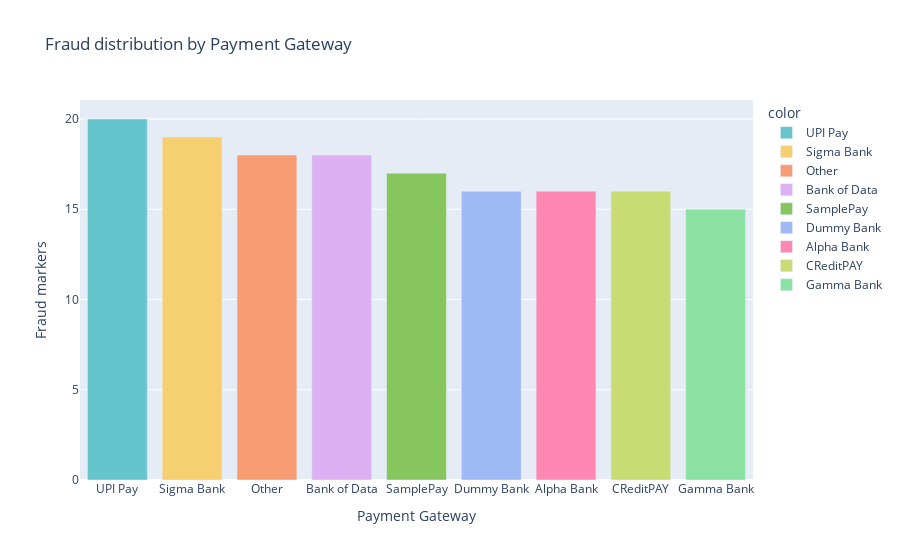

Notebook source saved alongside this figure:
### Code cell
#plot 2: Fraud distribution by payment gateway
fig = px.bar(x=fraud['Payment_Gateway'].value_counts().index,
             y= fraud['Payment_Gateway'].value_counts().values,
             color=fraud['Payment_Gateway'].value_counts().index,
             title = "Fraud distribution by Payment Gateway",
             labels = {'x': 'Payment Gateway', 'y': 'Fraud markers'},
             color_discrete_sequence= px.colors.qualitative.Pastel)
fig.update_layout(xaxis={'categoryorder': 'total descending'})
fig.show()

### Figure 1 — Plotly figure (JSON) as saved in the notebook; plotly's stock layout.template omitted (floating-point values rounded to 4 significant figures)
{"data": [{"alignmentgroup": "True", "hovertemplate": "color=UPI Pay<br>Payment Gateway=%{x}<br>Fraud markers=%{y}<extra></extra>", "legendgroup": "UPI Pay", "marker": {"color": "rgb(102, 197, 204)", "pattern": {"shape": ""}}, "name": "UPI Pay", "offsetgroup": "UPI Pay", "orientation": "v", "showlegend": true, "textposition": "auto", "type": "bar", "x": ["UPI Pay"], "xaxis": "x", "y": [20], "yaxis": "y"}, {"alignmentgroup": "True", "hovertemplate": "color=Sigma Bank<br>Payment Gateway=%{x}<br>Fraud markers=%{y}<extra></extra>", "legendgroup": "Sigma Bank", "marker": {"color": "rgb(246, 207, 113)", "pattern": {"shape": ""}}, "name": "Sigma Bank", "offsetgroup": "Sigma Bank", "orientation": "v", "showlegend": true, "textposition": "auto", "type": "bar", "x": ["Sigma Bank"], "xaxis": "x", "y": [19], "yaxis": "y"}, {"alignmentgroup": "True", "hovertemplate": "color=Other<br>Payment Gateway=%{x}<br>Fraud markers=%{y}<extra></extra>", "legendgroup": "Other", "marker": {"color": "rgb(248, 156, 116)", "pattern": {"shape": ""}}, "name": "Other", "offsetgroup": "Other", "orientation": "v", "showlegend": true, "textposition": "auto", "type": "bar", "x": ["Other"], "xaxis": "x", "y": [18], "yaxis": "y"}, {"alignmentgroup": "True", "hovertemplate": "color=Bank of Data<br>Payment Gateway=%{x}<br>Fraud markers=%{y}<extra></extra>", "legendgroup": "Bank of Data", "marker": {"color": "rgb(220, 176, 242)", "pattern": {"shape": ""}}, "name": "Bank of Data", "offsetgroup": "Bank of Data", "orientation": "v", "showlegend": true, "textposition": "auto", "type": "bar", "x": ["Bank of Data"], "xaxis": "x", "y": [18], "yaxis": "y"}, {"alignmentgroup": "True", "hovertemplate": "color=SamplePay<br>Payment Gateway=%{x}<br>Fraud markers=%{y}<extra></extra>", "legendgroup": "SamplePay", "marker": {"color": "rgb(135, 197, 95)", "pattern": {"shape": ""}}, "name": "SamplePay", "offsetgroup": "SamplePay", "orientation": "v", "showlegend": true, "textposition": "auto", "type": "bar", "x": ["SamplePay"], "xaxis": "x", "y": [17], "yaxis": "y"}, {"alignmentgroup": "True", "hovertemplate": "color=Dummy Bank<br>Payment Gateway=%{x}<br>Fraud markers=%{y}<extra></extra>", "legendgroup": "Dummy Bank", "marker": {"color": "rgb(158, 185, 243)", "pattern": {"shape": ""}}, "name": "Dummy Bank", "offsetgroup": "Dummy Bank", "orientation": "v", "showlegend": true, "textposition": "auto", "type": "bar", "x": ["Dummy Bank"], "xaxis": "x", "y": [16], "yaxis": "y"}, {"alignmentgroup": "True", "hovertemplate": "color=Alpha Bank<br>Payment Gateway=%{x}<br>Fraud markers=%{y}<extra></extra>", "legendgroup": "Alpha Bank", "marker": {"color": "rgb(254, 136, 177)", "pattern": {"shape": ""}}, "name": "Alpha Bank", "offsetgroup": "Alpha Bank", "orientation": "v", "showlegend": true, "textposition": "auto", "type": "bar", "x": ["Alpha Bank"], "xaxis": "x", "y": [16], "yaxis": "y"}, {"alignmentgroup": "True", "hovertemplate": "color=CReditPAY<br>Payment Gateway=%{x}<br>Fraud markers=%{y}<extra></extra>", "legendgroup": "CReditPAY", "marker": {"color": "rgb(201, 219, 116)", "pattern": {"shape": ""}}, "name": "CReditPAY", "offsetgroup": "CReditPAY", "orientation": "v", "showlegend": true, "textposition": "auto", "type": "bar", "x": ["CReditPAY"], "xaxis": "x", "y": [16], "yaxis": "y"}, {"alignmentgroup": "True", "hovertemplate": "color=Gamma Bank<br>Payment Gateway=%{x}<br>Fraud markers=%{y}<extra></extra>", "legendgroup": "Gamma Bank", "marker": {"color": "rgb(139, 224, 164)", "pattern": {"shape": ""}}, "name": "Gamma Bank", "offsetgroup": "Gamma Bank", "orientation": "v", "showlegend": true, "textposition": "auto", "type": "bar", "x": ["Gamma Bank"], "xaxis": "x", "y": [15], "yaxis": "y"}], "layout": {"barmode": "relative", "legend": {"title": {"text": "color"}, "tracegroupgap": 0}, "title": {"text": "Fraud distribution by Payment Gateway"}, "xaxis": {"anchor": "y", "categoryorder": "total descending", "domain": [0, 1], "title": {"text": "Payment Gateway"}}, "yaxis": {"anchor": "x", "domain": [0, 1], "title": {"text": "Fraud markers"}}}}
